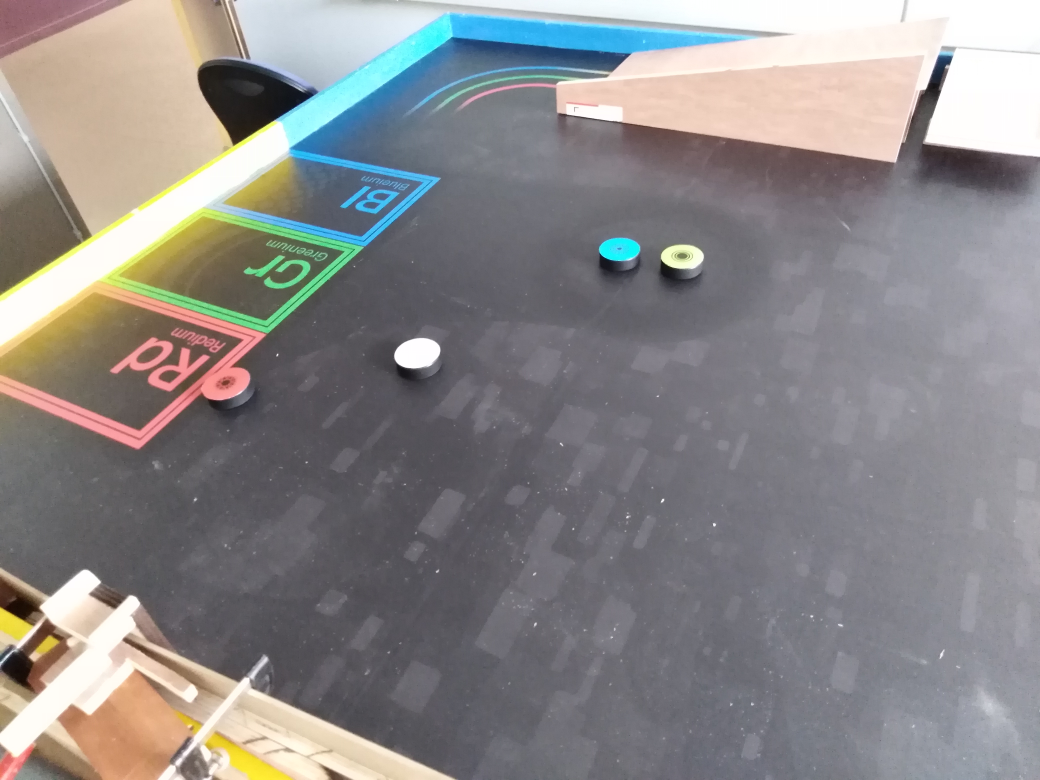
#> input picture fonctionTests/photo_test_1.jpg, 4160 x 3120 px (shown at 1/4 size)
$ python -i fonction_reference.py   (imports and definitions only)
#> lines starting #> are read from the running program, lines starting #| are printed output that depends on the picture; after the words box and inside, x2 and y2 are one past the last pixel; in counts of white or black regions, pixels touching at a corner belong together
#> further down, picture is the input picture: shape (3120, 4160, 3); mean B, G, R 137, 136.9, 139.4
### prog_v06/fonctions_v0_6.py
import cv2
import numpy as np


# [9 lines left out: function centroid, not called in this run]


def threshold(hsv_img,Hmin=0,Hmax=179,Smin=0,Smax=255,Vmin=0,Vmax=255):
    #if Hmin<=Hmax:
    return cv2.inRange(hsv_img, np.array([Hmin,Smin,Vmin]), np.array([Hmax,Smax,Vmax]))
    # else:
    #     #seuillage de 0 à Hmax
    #     img_temp_1 = cv2.inRange(HSVImg, np.array([0,Smin,Vmin]), np.array([Hmax,Smax,Vmax]))
    #     #seuillage de Hmin à 179
    #     img_temp_2 = cv2.inRange(HSVImg, np.array([Hmin,Smin,Vmin]), np.array([179,Smax,Vmax]))
    #     #somme des deux
    #
    #     # for i in range(img_temp_1.shape[0]):
    #     #     for j in range(img_temp_1.shape[1]):
    #     #         if img_temp_2[i][j]==255:
    #     #             img_temp_1[i][j]=255
    #


# [114 lines left out: functions triContourPerimetre, triContourAire, DrawContoursDifferentColors, detecte_palets, not called in this run]

### detecte_reference/fonction_reference.py
import cv2
import numpy as np
from math import *
from fonctions_v0_6 import threshold


#########
#paramètres à donner
L_rouge = 106
L_bleu = 98

nb_vote_min = 180
reso_angle = 2
pause = 900
luminosite = 10
nb_dilatation = 4
seuil_canny=50

nb_vote_min_2 = 90
angle_min = int(pi*1000/2)
angle_max = int(pi*1000)-200
reso_angle_2 = 2


def reference(img_init):
    """retourne les coordonnées des quatre points sur l'image passée en argument, retourne aussi un entier indiquant si la détection a fonctionnée"""

    img = img_init[0:350,0:500]
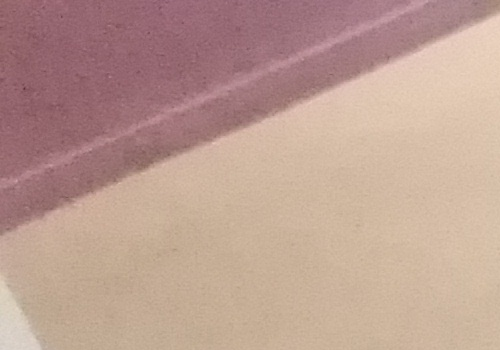
#> img: shape (350, 500, 3); mean B, G, R 145.7, 157.5, 189.1
    img_canny = cv2.Canny(img, 2*seuil_canny, seuil_canny)
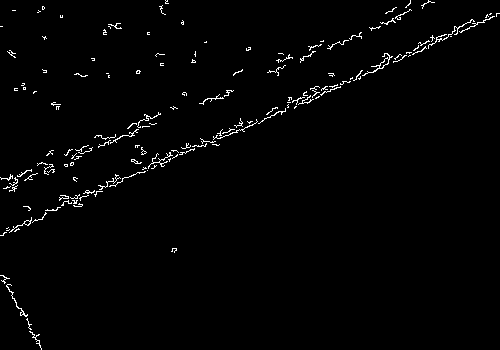
#> img_canny: shape (350, 500); 1.6% white in thin lines or dots

    #création d'un masque pour ignorer une partie de l'image
    masque = np.zeros((img.shape[0], img.shape[1]), np.uint8)
    masque = cv2.fillConvexPoly(masque, np.array([[[100,350],[0,200],[0,100],[300,0],[400,0],[500,100],[500,200],[200,350]]], dtype=np.int32), color=255)
    img_canny = np.bitwise_and(masque, img_canny)#supprime de la détection le coin en haut à gauche
#> img_canny: shape (350, 500); 1.3% white in thin lines or dots, all inside (x1, y1, x2, y2) = (0, 6, 440, 253)
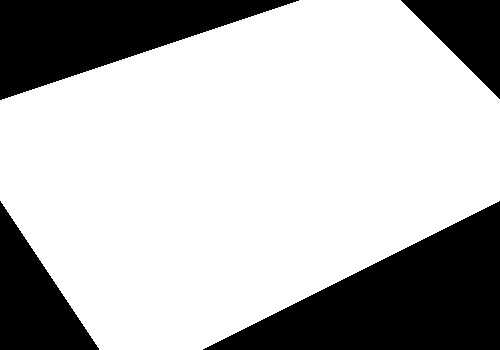
#> masque: shape (350, 500); 71.6% white; 4 black regions, box (x1, y1, x2, y2) and area: (203, 201, 500, 350) 22201, (0, 0, 299, 100) 15050, (0, 201, 99, 350) 7450, (401, 0, 500, 99) 4950


    #####################################################
    #détecte des droites avec la transformée de Hough
    #Le deuxième argument est la résolution de la distance en pixels
    #le troisième est la résolution de l'angle en radians
    #le quatrième est le nombre de vote minimum pour qu'une ligne soit prise en compte
    #1° = 0.017rad
    #La fonction HoughLines renvoie une liste de droites données en coordonnées polaires (rho, theta)

    lignes = cv2.HoughLines(img_canny, 1, reso_angle/1000, nb_vote_min, min_theta=1, max_theta=1.2)
#> lignes = [[214, 1.16], [213, 1.16]]
    if type(lignes)==type(None):
        return 0, (0,0), (0,0), (0,0), (0,0)#ERREUR


    ####################################################
    #Recherche la ligne à garder
    lignes_top=[]
    rho_max = lignes[:,0,0].max()
#> rho_max = 214
    for i in range(len(lignes)):
        if lignes[i][0][0]==rho_max:
            lignes_top.append(lignes[i])
            rho_top = lignes_top[0][0][0]
            theta_top = lignes_top[0][0][1]
#> this loop made 2 passes
#> after the loop, lignes_top = [[[214, 1.16]]]

    ##################################################
    #seuillage pour ne garder que les couleurs claires (enleve le fond noir)

    img_quart = img_init[img_init.shape[0]//2:img_init.shape[0],img_init.shape[1]//2:img_init.shape[1]]
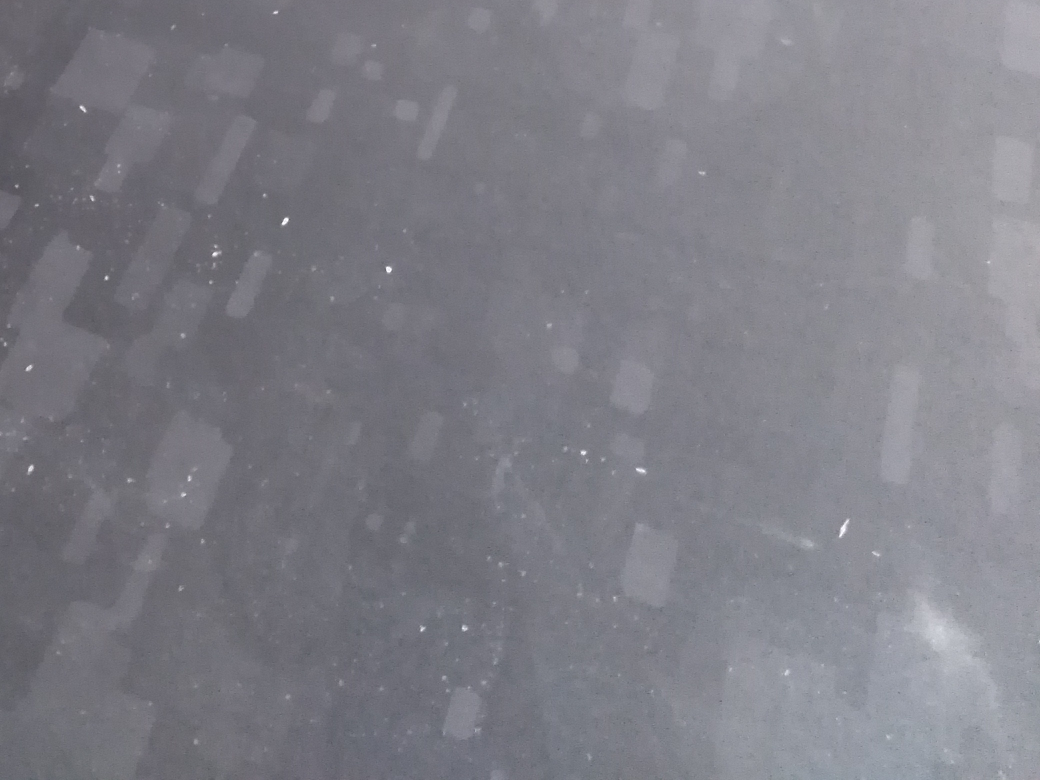
#> img_quart: shape (1560, 2080, 3) (shown at 1/2 size); mean B, G, R 134, 125.9, 126.2
    img_debruite = cv2.GaussianBlur(img, (3, 3), 0)#un  petit débruitage avant le seuillage
    luminosite_moy = np.mean(img_quart[:,:,2])#on définit le seuil à partir de la luminosité moyenne d'un morceau de l'image où il n'y a que le fond du tapis de jeu
#> luminosite_moy = 126.2
    img_seuillee = threshold(img_debruite, Vmin=int(luminosite_moy+luminosite))
#> in threshold, `return cv2.inRange(hsv_img, np.array([Hmin,Smin,Vmin]), np.array([Hmax..`:
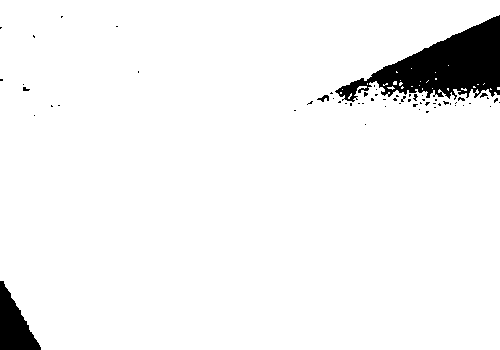
#> returned value: shape (350, 500); 95.2% white; 61 black regions (57 under 20 px), largest, box (x1, y1, x2, y2) and area: (335, 15, 500, 102) 6497, (0, 281, 41, 350) 1543, (317, 95, 329, 102) 42, (480, 93, 488, 98) 21

    img_seuillee = cv2.erode(img_seuillee, None, iterations=1)
#> img_seuillee: shape (350, 500); 94.2% white; 24 black regions (18 under 20 px), largest, box (x1, y1, x2, y2) and area: (316, 14, 500, 109) 8154, (0, 280, 42, 350) 1654, (22, 83, 31, 92) 54, (370, 93, 379, 102) 43, (306, 100, 314, 106) 33, (357, 102, 365, 105) 24
    img_seuillee = cv2.dilate(img_seuillee, None, iterations=nb_dilatation+1)
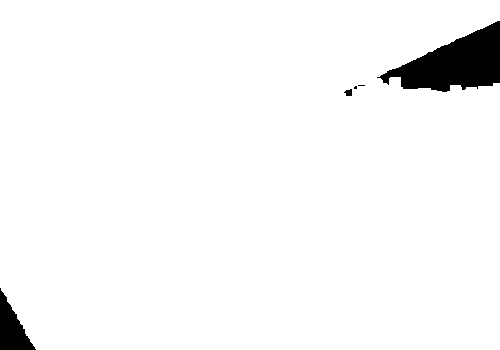
#> img_seuillee: shape (350, 500); 96.7% white; 5 black regions (2 under 20 px), largest, box (x1, y1, x2, y2) and area: (377, 21, 500, 92) 4601, (0, 288, 36, 350) 1120, (344, 89, 352, 96) 41

    img_droite = np.zeros((img_canny.shape[0], img_canny.shape[1]), np.uint8)
    img_droite = cv2.line(img_droite, (int(lignes_top[0][0][0]/cos(lignes_top[0][0][1])), 0), (0, int(lignes_top[0][0][0]/cos(pi/2 - lignes_top[0][0][1]))), 255)
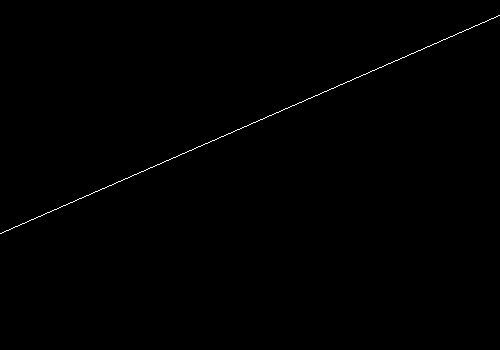
#> img_droite: shape (350, 500); 0.29% white in thin lines or dots, all inside (x1, y1, x2, y2) = (0, 15, 500, 234)
    img_droite = np.bitwise_and(img_droite, img_seuillee)

    ################################################
    #on récupère enfin la ligne qui nous interesse
    l_contour, _ = cv2.findContours(img_droite, cv2.RETR_EXTERNAL, cv2.CHAIN_APPROX_SIMPLE)#CHAIN_APPROX_NONE
#> l_contour = 1 contour, all with area under 20

    if len(l_contour)==0:
        return 0, (0,0), (0,0), (0,0), (0,0)#ERREUR

    #on cherche la plus grande ligne
    len_max=0
    for i in range(len(l_contour)):
        if len(l_contour[i])>len_max:
            ligne=l_contour[i]
            len_max=len(l_contour[i])
#> this loop made 1 pass
#> len_max on pass 1: 874
#> after the loop, len_max = 874; ligne = contour of 874 points, box (x1, y1, x2, y2) (0, 15, 500, 234), area 0

    #on prend les deux extremités du segment et on apporte une petite correction
    point1 = (ligne[:,0,0].min() + int(cos(pi/2-theta_top)*3), ligne[:,0,1].max() - int(sin(pi/2-theta_top)*3))
#> point1 = (2, 232)
    point2 = (ligne[:,0,0].max() - int(cos(pi/2-theta_top)*4), ligne[:,0,1].min() + int(sin(pi/2-theta_top)*4))
#> point2 = (496, 16)


    #############################################
    #############################################
    #On détecte maintenant les deux lignes horizontales
    lignes = cv2.HoughLines(img_canny, 1, reso_angle_2/1000, nb_vote_min_2, min_theta=theta_top+1, max_theta=theta_top+1.43)
#> lignes = None
    if type(lignes)==type(None):
        return 0, (0,0), (0,0), (0,0), (0,0)#ERREUR


    #On calcule la distance minimale entre une droite et chacun des deux points
    #(on exclut aussi les droites qui n'ont pas le bon angle par rapport à la grande droite détectée avant)
    min1=100
    min2=100
    for i in range(len(lignes)):
        rho = lignes[i][0][0]
        theta = lignes[i][0][1]
        if abs(point1[0]*cos(theta)+point1[1]*sin(theta) - rho)<min1 and -1.43<theta_top-theta<-1.17:
            min1 = abs(point1[0]*cos(theta)+point1[1]*sin(theta) - rho)
        if abs(point2[0]*cos(theta)+point2[1]*sin(theta) - rho)<min2 and -1.26<theta_top-theta<-1:
            min2 = abs(point2[0]*cos(theta)+point2[1]*sin(theta) - rho)

    #on stocke dans deux listes les droites qui passent proche des points à une distance max de la distance minimale + 5
    l_droite1=[]#droites passant proche du point 1
    l_droite2=[]#droites passant proche du point 2
    for i in range(len(lignes)):
        rho = lignes[i][0][0]
        theta = lignes[i][0][1]
        if abs(point1[0]*cos(theta)+point1[1]*sin(theta) - rho)<=min1+3:
            l_droite1.append(lignes[i])
        if abs(point2[0]*cos(theta)+point2[1]*sin(theta) - rho)<=min2+3:
            l_droite2.append(lignes[i])

    if l_droite1 == [] or l_droite2 == []:
        return 0, (0,0), (0,0), (0,0), (0,0)#ERREUR

    #la droite 1 sélectionnée sera celle parmi la liste qui a l'angle theta le plus petit
    theta_min = l_droite1[0][0][1]
    droite1 = [l_droite1[0]]
    for i in range(len(droite1)):
        if l_droite1[i][0][1]<theta_min:
            theta_min = l_droite1[i][0][1]
            droite1 = [l_droite1[i]]

    #la droite 2 sélectionnée sera celle parmi la liste qui a l'angle theta le plus grand
    theta_max = l_droite2[0][0][1]
    droite2 = [l_droite2[0]]
    for i in range(len(droite2)):
        if droite1[i][0][1]<theta_min:
            theta_min = l_droite2[i][0][1]
            droite2 = [l_droite2[i]]

    rho1 = droite1[0][0][0]
    theta1 = droite1[0][0][1]
    rho2 = droite2[0][0][0]
    theta2 = droite2[0][0][1]

    #on recalcule les points 1 et 2 plus précisemment
    det = cos(theta1)*sin(theta_top)-sin(theta1)*cos(theta_top)
    if det==0:
        return 0, (0,0), (0,0), (0,0), (0,0)#ERREUR
    point1 = ( int((1/det)*(rho1*sin(theta_top)-rho_top*sin(theta1))) , int((1/det)*(-rho1*cos(theta_top)+rho_top*cos(theta1))) )
    det = cos(theta2)*sin(theta_top)-sin(theta2)*cos(theta_top)
    if det==0:
        return 0, (0,0), (0,0), (0,0), (0,0)#ERREUR
    point2 = ( int((1/det)*(rho2*sin(theta_top)-rho_top*sin(theta2))) , int((1/det)*(-rho2*cos(theta_top)+rho_top*cos(theta2))) )

    point3 = (point1[0]-int(L_rouge*cos(pi/2 - theta1)), point1[1]+int(L_rouge*sin(pi/2 - theta1)))
    point4 = (point2[0]-int(L_bleu*cos(pi/2 - theta2)), point2[1]+int(L_bleu*sin(pi/2 - theta2)))

    return 1, point4, point2, point1, point3

>>> import cv2
>>> picture = cv2.imread('../fonctionTests/photo_test_1.jpg')
>>> result = reference(picture)
#> result = (0, (0, 0), (0, 0), (0, 0), (0, 0))
